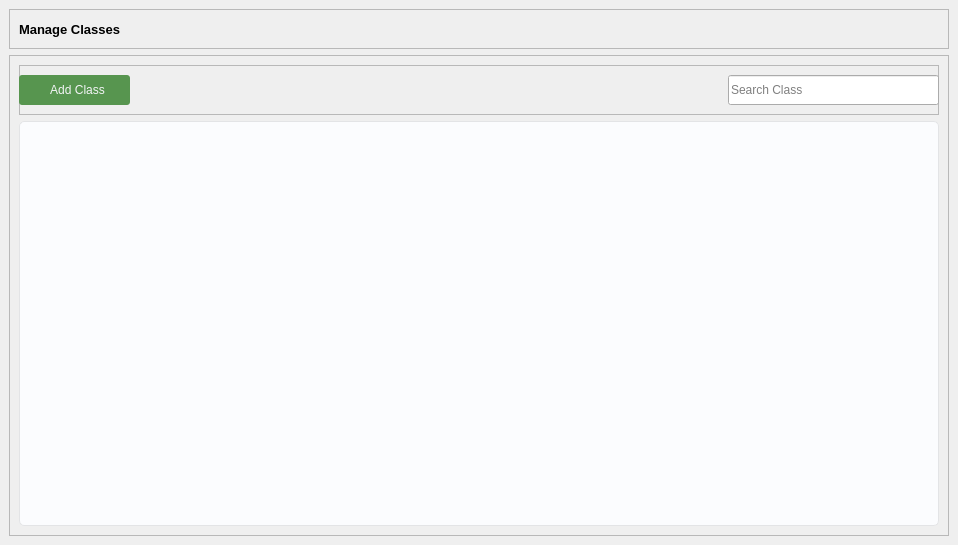
            <widget class="QWidget" name="classes_window">
             <layout class="QVBoxLayout" name="verticalLayout_26">
              <property name="spacing">
               <number>0</number>
              </property>
              <property name="leftMargin">
               <number>0</number>
              </property>
              <property name="topMargin">
               <number>0</number>
              </property>
              <property name="rightMargin">
               <number>0</number>
              </property>
              <property name="bottomMargin">
               <number>0</number>
              </property>
              <item alignment="Qt::AlignmentFlag::AlignHCenter|Qt::AlignmentFlag::AlignVCenter">
               <widget class="QWidget" name="container_8" native="true">
                <layout class="QVBoxLayout" name="verticalLayout_24">
                 <item>
                  <widget class="QFrame" name="title_container_7">
                   <property name="minimumSize">
                    <size>
                     <width>0</width>
                     <height>40</height>
                    </size>
                   </property>
                   <property name="maximumSize">
                    <size>
                     <width>16777215</width>
                     <height>40</height>
                    </size>
                   </property>
                   <property name="frameShape">
                    <enum>QFrame::Shape::StyledPanel</enum>
                   </property>
                   <property name="frameShadow">
                    <enum>QFrame::Shadow::Raised</enum>
                   </property>
                   <widget class="QLabel" name="title_7">
                    <property name="geometry">
                     <rect>
                      <x>10</x>
                      <y>10</y>
                      <width>251</width>
                      <height>21</height>
                     </rect>
                    </property>
                    <property name="font">
                     <font>
                      <pointsize>10</pointsize>
                      <bold>true</bold>
                     </font>
                    </property>
                    <property name="text">
                     <string>Manage Classes</string>
                    </property>
                   </widget>
                  </widget>
                 </item>
                 <item>
                  <widget class="QFrame" name="modules_cnt_7">
                   <property name="frameShape">
                    <enum>QFrame::Shape::StyledPanel</enum>
                   </property>
                   <property name="frameShadow">
                    <enum>QFrame::Shadow::Raised</enum>
                   </property>
                   <layout class="QVBoxLayout" name="verticalLayout_25">
                    <item>
                     <widget class="QFrame" name="module_header_cnt_7">
                      <property name="minimumSize">
                       <size>
                        <width>0</width>
                        <height>50</height>
                       </size>
                      </property>
                      <property name="maximumSize">
                       <size>
                        <width>16777215</width>
                        <height>50</height>
                       </size>
                      </property>
                      <property name="frameShape">
                       <enum>QFrame::Shape::StyledPanel</enum>
                      </property>
                      <property name="frameShadow">
                       <enum>QFrame::Shadow::Raised</enum>
                      </property>
                      <widget class="QPushButton" name="classes_add_btn">
                       <property name="geometry">
                        <rect>
                         <x>0</x>
                         <y>10</y>
                         <width>111</width>
                         <height>30</height>
                        </rect>
                       </property>
                       <property name="styleSheet">
                        <string notr="true">padding: 5px;
background: #57954F;
color: #F3F4F6;
border-radius: 3px;</string>
                       </property>
                       <property name="text">
                        <string>  Add Class</string>
                       </property>
                       <property name="icon">
                        <iconset resource="../assets/icons.qrc">
                         <normaloff>:/icons/icons/plus.svg</normaloff>:/icons/icons/plus.svg</iconset>
                       </property>
                       <property name="iconSize">
                        <size>
                         <width>14</width>
                         <height>14</height>
                        </size>
                       </property>
                      </widget>
                      <widget class="QLineEdit" name="classes_search">
                       <property name="geometry">
                        <rect>
                         <x>709</x>
                         <y>10</y>
                         <width>211</width>
                         <height>30</height>
                        </rect>
                       </property>
                       <property name="placeholderText">
                        <string>Search Class</string>
                       </property>
                      </widget>
                     </widget>
                    </item>
                    <item>
                     <widget class="QFrame" name="classes_table_container">
                      <property name="minimumSize">
                       <size>
                        <width>920</width>
                        <height>405</height>
                       </size>
                      </property>
                      <property name="maximumSize">
                       <size>
                        <width>920</width>
                        <height>16777215</height>
                       </size>
                      </property>
                      <property name="styleSheet">
                       <string notr="true">QWidget#classes_table_container{
background: #FBFCFE;
border-radius: 5px;
border: 1px solid #E3E4E6;
}</string>
                      </property>
                      <property name="frameShape">
                       <enum>QFrame::Shape::StyledPanel</enum>
                      </property>
                      <property name="frameShadow">
                       <enum>QFrame::Shadow::Raised</enum>
                      </property>
                      <layout class="QVBoxLayout" name="classes_table_layout">
                       <property name="spacing">
                        <number>0</number>
                       </property>
                       <property name="leftMargin">
                        <number>0</number>
                       </property>
                       <property name="topMargin">
                        <number>0</number>
                       </property>
                       <property name="rightMargin">
                        <number>0</number>
                       </property>
                       <property name="bottomMargin">
                        <number>0</number>
                       </property>
                      </layout>
                     </widget>
                    </item>
                   </layout>
                  </widget>
                 </item>
                </layout>
               </widget>
              </item>
             </layout>
            </widget>
